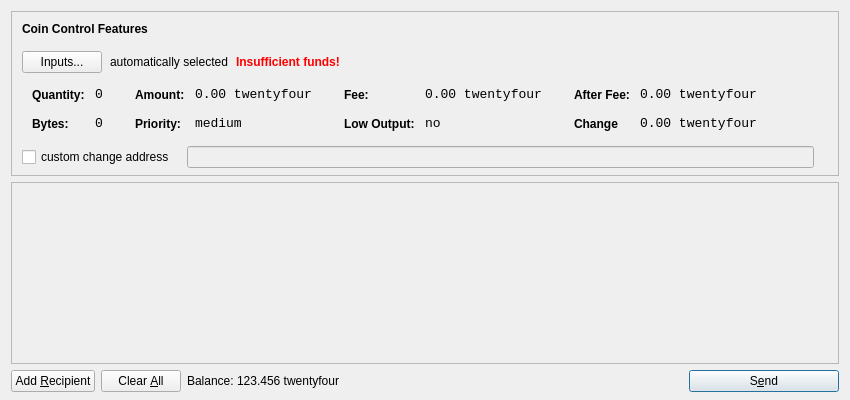
<?xml version="1.0" encoding="UTF-8"?>
<ui version="4.0">
 <class>SendCoinsDialog</class>
 <widget class="QDialog" name="SendCoinsDialog">
  <property name="geometry">
   <rect>
    <x>0</x>
    <y>0</y>
    <width>850</width>
    <height>400</height>
   </rect>
  </property>
  <property name="windowTitle">
   <string>Send Coins</string>
  </property>
  <layout class="QVBoxLayout" name="verticalLayout" stretch="0,1,0">
   <property name="bottomMargin">
    <number>8</number>
   </property>
   <item>
    <widget class="QFrame" name="frameCoinControl">
     <property name="sizePolicy">
      <sizepolicy hsizetype="Expanding" vsizetype="Expanding">
       <horstretch>0</horstretch>
       <verstretch>0</verstretch>
      </sizepolicy>
     </property>
     <property name="maximumSize">
      <size>
       <width>16777215</width>
       <height>16777215</height>
      </size>
     </property>
     <property name="frameShape">
      <enum>QFrame::StyledPanel</enum>
     </property>
     <property name="frameShadow">
      <enum>QFrame::Sunken</enum>
     </property>
     <layout class="QVBoxLayout" name="verticalLayoutCoinControl2">
      <property name="spacing">
       <number>-1</number>
      </property>
      <property name="leftMargin">
       <number>0</number>
      </property>
      <property name="topMargin">
       <number>0</number>
      </property>
      <property name="rightMargin">
       <number>0</number>
      </property>
      <property name="bottomMargin">
       <number>6</number>
      </property>
      <item>
       <layout class="QVBoxLayout" name="verticalLayoutCoinControl" stretch="0,0,0,0,1">
        <property name="spacing">
         <number>0</number>
        </property>
        <property name="leftMargin">
         <number>10</number>
        </property>
        <property name="topMargin">
         <number>10</number>
        </property>
        <item>
         <layout class="QHBoxLayout" name="horizontalLayoutCoinControl1">
          <property name="bottomMargin">
           <number>15</number>
          </property>
          <item>
           <widget class="QLabel" name="labelCoinControlFeatures">
            <property name="sizePolicy">
             <sizepolicy hsizetype="Preferred" vsizetype="Maximum">
              <horstretch>0</horstretch>
              <verstretch>0</verstretch>
             </sizepolicy>
            </property>
            <property name="font">
             <font>
              <weight>75</weight>
              <bold>true</bold>
             </font>
            </property>
            <property name="styleSheet">
             <string notr="true">font-weight:bold;</string>
            </property>
            <property name="text">
             <string>Coin Control Features</string>
            </property>
           </widget>
          </item>
         </layout>
        </item>
        <item>
         <layout class="QHBoxLayout" name="horizontalLayoutCoinControl2" stretch="0,0,0,0">
          <property name="spacing">
           <number>8</number>
          </property>
          <property name="bottomMargin">
           <number>10</number>
          </property>
          <item>
           <widget class="QPushButton" name="pushButtonCoinControl">
            <property name="styleSheet">
             <string notr="true"/>
            </property>
            <property name="text">
             <string>Inputs...</string>
            </property>
           </widget>
          </item>
          <item>
           <widget class="QLabel" name="labelCoinControlAutomaticallySelected">
            <property name="text">
             <string>automatically selected</string>
            </property>
            <property name="margin">
             <number>5</number>
            </property>
           </widget>
          </item>
          <item>
           <widget class="QLabel" name="labelCoinControlInsuffFunds">
            <property name="font">
             <font>
              <weight>75</weight>
              <bold>true</bold>
             </font>
            </property>
            <property name="styleSheet">
             <string notr="true">color:red;font-weight:bold;</string>
            </property>
            <property name="text">
             <string>Insufficient funds!</string>
            </property>
            <property name="margin">
             <number>5</number>
            </property>
           </widget>
          </item>
          <item>
           <spacer name="horizontalSpacerCoinControl">
            <property name="orientation">
             <enum>Qt::Horizontal</enum>
            </property>
            <property name="sizeHint" stdset="0">
             <size>
              <width>40</width>
              <height>1</height>
             </size>
            </property>
           </spacer>
          </item>
         </layout>
        </item>
        <item>
         <widget class="QWidget" name="widgetCoinControl" native="true">
          <property name="sizePolicy">
           <sizepolicy hsizetype="Preferred" vsizetype="Preferred">
            <horstretch>0</horstretch>
            <verstretch>0</verstretch>
           </sizepolicy>
          </property>
          <property name="minimumSize">
           <size>
            <width>0</width>
            <height>0</height>
           </size>
          </property>
          <property name="styleSheet">
           <string notr="true"/>
          </property>
          <layout class="QHBoxLayout" name="horizontalLayoutCoinControl5">
           <property name="margin">
            <number>0</number>
           </property>
           <item>
            <layout class="QHBoxLayout" name="horizontalLayoutCoinControl3" stretch="0,0,0,1">
             <property name="spacing">
              <number>20</number>
             </property>
             <property name="topMargin">
              <number>0</number>
             </property>
             <property name="bottomMargin">
              <number>10</number>
             </property>
             <item>
              <layout class="QFormLayout" name="formLayoutCoinControl1">
               <property name="horizontalSpacing">
                <number>10</number>
               </property>
               <property name="verticalSpacing">
                <number>14</number>
               </property>
               <property name="leftMargin">
                <number>10</number>
               </property>
               <property name="topMargin">
                <number>4</number>
               </property>
               <property name="rightMargin">
                <number>6</number>
               </property>
               <item row="0" column="0">
                <widget class="QLabel" name="labelCoinControlQuantityText">
                 <property name="styleSheet">
                  <string notr="true">font-weight:bold;</string>
                 </property>
                 <property name="text">
                  <string>Quantity:</string>
                 </property>
                 <property name="margin">
                  <number>0</number>
                 </property>
                </widget>
               </item>
               <item row="0" column="1">
                <widget class="QLabel" name="labelCoinControlQuantity">
                 <property name="font">
                  <font>
                   <family>Monospace</family>
                   <pointsize>10</pointsize>
                  </font>
                 </property>
                 <property name="cursor">
                  <cursorShape>IBeamCursor</cursorShape>
                 </property>
                 <property name="contextMenuPolicy">
                  <enum>Qt::ActionsContextMenu</enum>
                 </property>
                 <property name="text">
                  <string>0</string>
                 </property>
                 <property name="margin">
                  <number>0</number>
                 </property>
                 <property name="textInteractionFlags">
                  <set>Qt::LinksAccessibleByMouse|Qt::TextSelectableByKeyboard|Qt::TextSelectableByMouse</set>
                 </property>
                </widget>
               </item>
               <item row="1" column="0">
                <widget class="QLabel" name="labelCoinControlBytesText">
                 <property name="styleSheet">
                  <string notr="true">font-weight:bold;</string>
                 </property>
                 <property name="text">
                  <string>Bytes:</string>
                 </property>
                </widget>
               </item>
               <item row="1" column="1">
                <widget class="QLabel" name="labelCoinControlBytes">
                 <property name="font">
                  <font>
                   <family>Monospace</family>
                   <pointsize>10</pointsize>
                  </font>
                 </property>
                 <property name="cursor">
                  <cursorShape>IBeamCursor</cursorShape>
                 </property>
                 <property name="contextMenuPolicy">
                  <enum>Qt::ActionsContextMenu</enum>
                 </property>
                 <property name="text">
                  <string>0</string>
                 </property>
                 <property name="textInteractionFlags">
                  <set>Qt::LinksAccessibleByMouse|Qt::TextSelectableByKeyboard|Qt::TextSelectableByMouse</set>
                 </property>
                </widget>
               </item>
              </layout>
             </item>
             <item>
              <layout class="QFormLayout" name="formLayoutCoinControl2">
               <property name="horizontalSpacing">
                <number>10</number>
               </property>
               <property name="verticalSpacing">
                <number>14</number>
               </property>
               <property name="leftMargin">
                <number>6</number>
               </property>
               <property name="topMargin">
                <number>4</number>
               </property>
               <property name="rightMargin">
                <number>6</number>
               </property>
               <item row="0" column="0">
                <widget class="QLabel" name="labelCoinControlAmountText">
                 <property name="styleSheet">
                  <string notr="true">font-weight:bold;</string>
                 </property>
                 <property name="text">
                  <string>Amount:</string>
                 </property>
                 <property name="margin">
                  <number>0</number>
                 </property>
                </widget>
               </item>
               <item row="0" column="1">
                <widget class="QLabel" name="labelCoinControlAmount">
                 <property name="font">
                  <font>
                   <family>Monospace</family>
                   <pointsize>10</pointsize>
                  </font>
                 </property>
                 <property name="cursor">
                  <cursorShape>IBeamCursor</cursorShape>
                 </property>
                 <property name="contextMenuPolicy">
                  <enum>Qt::ActionsContextMenu</enum>
                 </property>
                 <property name="text">
                  <string>0.00 twentyfour</string>
                 </property>
                 <property name="textInteractionFlags">
                  <set>Qt::LinksAccessibleByMouse|Qt::TextSelectableByKeyboard|Qt::TextSelectableByMouse</set>
                 </property>
                </widget>
               </item>
               <item row="1" column="0">
                <widget class="QLabel" name="labelCoinControlPriorityText">
                 <property name="styleSheet">
                  <string notr="true">font-weight:bold;</string>
                 </property>
                 <property name="text">
                  <string>Priority:</string>
                 </property>
                </widget>
               </item>
               <item row="1" column="1">
                <widget class="QLabel" name="labelCoinControlPriority">
                 <property name="font">
                  <font>
                   <family>Monospace</family>
                   <pointsize>10</pointsize>
                  </font>
                 </property>
                 <property name="cursor">
                  <cursorShape>IBeamCursor</cursorShape>
                 </property>
                 <property name="contextMenuPolicy">
                  <enum>Qt::ActionsContextMenu</enum>
                 </property>
                 <property name="text">
                  <string>medium</string>
                 </property>
                 <property name="textInteractionFlags">
                  <set>Qt::LinksAccessibleByMouse|Qt::TextSelectableByKeyboard|Qt::TextSelectableByMouse</set>
                 </property>
                </widget>
               </item>
              </layout>
             </item>
             <item>
              <layout class="QFormLayout" name="formLayoutCoinControl3">
               <property name="horizontalSpacing">
                <number>10</number>
               </property>
               <property name="verticalSpacing">
                <number>14</number>
               </property>
               <property name="leftMargin">
                <number>6</number>
               </property>
               <property name="topMargin">
                <number>4</number>
               </property>
               <property name="rightMargin">
                <number>6</number>
               </property>
               <item row="0" column="0">
                <widget class="QLabel" name="labelCoinControlFeeText">
                 <property name="styleSheet">
                  <string notr="true">font-weight:bold;</string>
                 </property>
                 <property name="text">
                  <string>Fee:</string>
                 </property>
                 <property name="margin">
                  <number>0</number>
                 </property>
                </widget>
               </item>
               <item row="0" column="1">
                <widget class="QLabel" name="labelCoinControlFee">
                 <property name="font">
                  <font>
                   <family>Monospace</family>
                   <pointsize>10</pointsize>
                  </font>
                 </property>
                 <property name="cursor">
                  <cursorShape>IBeamCursor</cursorShape>
                 </property>
                 <property name="contextMenuPolicy">
                  <enum>Qt::ActionsContextMenu</enum>
                 </property>
                 <property name="text">
                  <string>0.00 twentyfour</string>
                 </property>
                 <property name="textInteractionFlags">
                  <set>Qt::LinksAccessibleByMouse|Qt::TextSelectableByKeyboard|Qt::TextSelectableByMouse</set>
                 </property>
                </widget>
               </item>
               <item row="1" column="0">
                <widget class="QLabel" name="labelCoinControlLowOutputText">
                 <property name="styleSheet">
                  <string notr="true">font-weight:bold;</string>
                 </property>
                 <property name="text">
                  <string>Low Output:</string>
                 </property>
                </widget>
               </item>
               <item row="1" column="1">
                <widget class="QLabel" name="labelCoinControlLowOutput">
                 <property name="font">
                  <font>
                   <family>Monospace</family>
                   <pointsize>10</pointsize>
                  </font>
                 </property>
                 <property name="cursor">
                  <cursorShape>IBeamCursor</cursorShape>
                 </property>
                 <property name="contextMenuPolicy">
                  <enum>Qt::ActionsContextMenu</enum>
                 </property>
                 <property name="text">
                  <string>no</string>
                 </property>
                 <property name="textInteractionFlags">
                  <set>Qt::LinksAccessibleByMouse|Qt::TextSelectableByKeyboard|Qt::TextSelectableByMouse</set>
                 </property>
                </widget>
               </item>
              </layout>
             </item>
             <item>
              <layout class="QFormLayout" name="formLayoutCoinControl4">
               <property name="horizontalSpacing">
                <number>10</number>
               </property>
               <property name="verticalSpacing">
                <number>14</number>
               </property>
               <property name="leftMargin">
                <number>6</number>
               </property>
               <property name="topMargin">
                <number>4</number>
               </property>
               <property name="rightMargin">
                <number>6</number>
               </property>
               <item row="0" column="0">
                <widget class="QLabel" name="labelCoinControlAfterFeeText">
                 <property name="styleSheet">
                  <string notr="true">font-weight:bold;</string>
                 </property>
                 <property name="text">
                  <string>After Fee:</string>
                 </property>
                 <property name="margin">
                  <number>0</number>
                 </property>
                </widget>
               </item>
               <item row="0" column="1">
                <widget class="QLabel" name="labelCoinControlAfterFee">
                 <property name="font">
                  <font>
                   <family>Monospace</family>
                   <pointsize>10</pointsize>
                  </font>
                 </property>
                 <property name="cursor">
                  <cursorShape>IBeamCursor</cursorShape>
                 </property>
                 <property name="contextMenuPolicy">
                  <enum>Qt::ActionsContextMenu</enum>
                 </property>
                 <property name="text">
                  <string>0.00 twentyfour</string>
                 </property>
                 <property name="textInteractionFlags">
                  <set>Qt::LinksAccessibleByMouse|Qt::TextSelectableByKeyboard|Qt::TextSelectableByMouse</set>
                 </property>
                </widget>
               </item>
               <item row="1" column="0">
                <widget class="QLabel" name="labelCoinControlChangeText">
                 <property name="styleSheet">
                  <string notr="true">font-weight:bold;</string>
                 </property>
                 <property name="text">
                  <string>Change</string>
                 </property>
                </widget>
               </item>
               <item row="1" column="1">
                <widget class="QLabel" name="labelCoinControlChange">
                 <property name="font">
                  <font>
                   <family>Monospace</family>
                   <pointsize>10</pointsize>
                  </font>
                 </property>
                 <property name="cursor">
                  <cursorShape>IBeamCursor</cursorShape>
                 </property>
                 <property name="contextMenuPolicy">
                  <enum>Qt::ActionsContextMenu</enum>
                 </property>
                 <property name="text">
                  <string>0.00 twentyfour</string>
                 </property>
                 <property name="textInteractionFlags">
                  <set>Qt::LinksAccessibleByMouse|Qt::TextSelectableByKeyboard|Qt::TextSelectableByMouse</set>
                 </property>
                </widget>
               </item>
              </layout>
             </item>
            </layout>
           </item>
          </layout>
         </widget>
        </item>
        <item>
         <layout class="QHBoxLayout" name="horizontalLayoutCoinControl4" stretch="0,0,0">
          <property name="spacing">
           <number>12</number>
          </property>
          <property name="sizeConstraint">
           <enum>QLayout::SetDefaultConstraint</enum>
          </property>
          <property name="topMargin">
           <number>5</number>
          </property>
          <property name="rightMargin">
           <number>5</number>
          </property>
          <item>
           <widget class="QCheckBox" name="checkBoxCoinControlChange">
            <property name="text">
             <string>custom change address</string>
            </property>
           </widget>
          </item>
          <item>
           <widget class="QLineEdit" name="lineEditCoinControlChange">
            <property name="enabled">
             <bool>false</bool>
            </property>
            <property name="sizePolicy">
             <sizepolicy hsizetype="Expanding" vsizetype="Fixed">
              <horstretch>0</horstretch>
              <verstretch>0</verstretch>
             </sizepolicy>
            </property>
           </widget>
          </item>
          <item>
           <widget class="QLabel" name="labelCoinControlChangeLabel">
            <property name="sizePolicy">
             <sizepolicy hsizetype="Preferred" vsizetype="Expanding">
              <horstretch>0</horstretch>
              <verstretch>0</verstretch>
             </sizepolicy>
            </property>
            <property name="minimumSize">
             <size>
              <width>0</width>
              <height>0</height>
             </size>
            </property>
            <property name="text">
             <string/>
            </property>
            <property name="margin">
             <number>3</number>
            </property>
           </widget>
          </item>
         </layout>
        </item>
        <item>
         <spacer name="verticalSpacerCoinControl">
          <property name="orientation">
           <enum>Qt::Vertical</enum>
          </property>
          <property name="sizeHint" stdset="0">
           <size>
            <width>800</width>
            <height>1</height>
           </size>
          </property>
         </spacer>
        </item>
       </layout>
      </item>
     </layout>
    </widget>
   </item>
   <item>
    <widget class="QScrollArea" name="scrollArea">
     <property name="widgetResizable">
      <bool>true</bool>
     </property>
     <widget class="QWidget" name="scrollAreaWidgetContents">
      <property name="geometry">
       <rect>
        <x>0</x>
        <y>0</y>
        <width>830</width>
        <height>165</height>
       </rect>
      </property>
      <layout class="QVBoxLayout" name="verticalLayout_2">
       <property name="margin">
        <number>0</number>
       </property>
       <item>
        <layout class="QVBoxLayout" name="entries">
         <property name="spacing">
          <number>6</number>
         </property>
        </layout>
       </item>
       <item>
        <spacer name="verticalSpacer">
         <property name="orientation">
          <enum>Qt::Vertical</enum>
         </property>
         <property name="sizeHint" stdset="0">
          <size>
           <width>20</width>
           <height>40</height>
          </size>
         </property>
        </spacer>
       </item>
      </layout>
     </widget>
    </widget>
   </item>
   <item>
    <layout class="QHBoxLayout" name="horizontalLayout">
     <item>
      <widget class="QPushButton" name="addButton">
       <property name="toolTip">
        <string>Send to multiple recipients at once</string>
       </property>
       <property name="text">
        <string>Add &amp;Recipient</string>
       </property>
       <property name="icon">
        <iconset resource="../bitcoin.qrc">
         <normaloff>:/icons/add</normaloff>:/icons/add</iconset>
       </property>
       <property name="autoDefault">
        <bool>false</bool>
       </property>
      </widget>
     </item>
     <item>
      <widget class="QPushButton" name="clearButton">
       <property name="sizePolicy">
        <sizepolicy hsizetype="Minimum" vsizetype="Fixed">
         <horstretch>0</horstretch>
         <verstretch>0</verstretch>
        </sizepolicy>
       </property>
       <property name="toolTip">
        <string>Remove all transaction fields</string>
       </property>
       <property name="text">
        <string>Clear &amp;All</string>
       </property>
       <property name="icon">
        <iconset resource="../bitcoin.qrc">
         <normaloff>:/icons/remove</normaloff>:/icons/remove</iconset>
       </property>
       <property name="autoRepeatDelay">
        <number>300</number>
       </property>
       <property name="autoDefault">
        <bool>false</bool>
       </property>
      </widget>
     </item>
     <item>
      <layout class="QHBoxLayout" name="horizontalLayout_2">
       <property name="spacing">
        <number>3</number>
       </property>
       <item>
        <widget class="QLabel" name="label">
         <property name="sizePolicy">
          <sizepolicy hsizetype="Preferred" vsizetype="Fixed">
           <horstretch>0</horstretch>
           <verstretch>0</verstretch>
          </sizepolicy>
         </property>
         <property name="text">
          <string>Balance:</string>
         </property>
        </widget>
       </item>
       <item>
        <widget class="QLabel" name="labelBalance">
         <property name="sizePolicy">
          <sizepolicy hsizetype="Preferred" vsizetype="Fixed">
           <horstretch>0</horstretch>
           <verstretch>0</verstretch>
          </sizepolicy>
         </property>
         <property name="cursor">
          <cursorShape>IBeamCursor</cursorShape>
         </property>
         <property name="text">
          <string>123.456 twentyfour</string>
         </property>
         <property name="textInteractionFlags">
          <set>Qt::LinksAccessibleByMouse|Qt::TextSelectableByKeyboard|Qt::TextSelectableByMouse</set>
         </property>
        </widget>
       </item>
      </layout>
     </item>
     <item>
      <spacer name="horizontalSpacer">
       <property name="orientation">
        <enum>Qt::Horizontal</enum>
       </property>
       <property name="sizeHint" stdset="0">
        <size>
         <width>40</width>
         <height>20</height>
        </size>
       </property>
      </spacer>
     </item>
     <item>
      <widget class="QPushButton" name="sendButton">
       <property name="minimumSize">
        <size>
         <width>150</width>
         <height>0</height>
        </size>
       </property>
       <property name="toolTip">
        <string>Confirm the send action</string>
       </property>
       <property name="text">
        <string>S&amp;end</string>
       </property>
       <property name="icon">
        <iconset resource="../bitcoin.qrc">
         <normaloff>:/icons/send</normaloff>:/icons/send</iconset>
       </property>
       <property name="default">
        <bool>true</bool>
       </property>
      </widget>
     </item>
    </layout>
   </item>
  </layout>
 </widget>
 <resources>
  <include location="../bitcoin.qrc"/>
 </resources>
 <connections/>
</ui>
